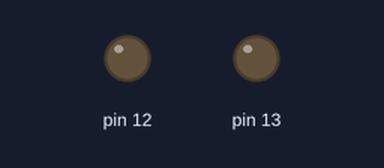
Simulated run of this sketch. Board: Arduino Uno, built with avr-gcc and run on an emulated ATmega328P. Shown: output pins drawn as LEDs (lit = HIGH).

Above: at 0.15 s.
Timing chart, 0 to 3.0 s (numbered marks = the images above):
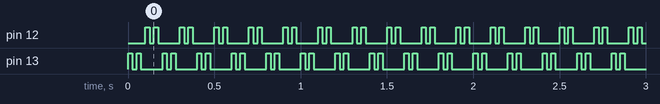

The sketch:

led____kids.ino
```cpp
void setup() {
  pinMode(13, OUTPUT);
  pinMode(12, OUTPUT);
}

void loop() {
 digitalWrite(13, HIGH);  // led yondi
 delay(25);  // 1 second kutadi
 digitalWrite(13, LOW);  // led ochdi
 delay(25);  // 1 second kutadi

 digitalWrite(13, HIGH);  // led yondi
 delay(25);  // 1 second kutadi
 digitalWrite(13, LOW);  // led ochdi
 delay(25);  // 1 second kutadi

 digitalWrite(12, HIGH);  // led yondi
 delay(25);  // 1 second kutadi
 digitalWrite(12, LOW);  // led ochdi
 delay(25);  // 1 second kutadi
  digitalWrite(12, HIGH);  // led yondi
 delay(25);  // 1 second kutadi
 digitalWrite(12, LOW);  // led ochdi
 delay(25);  // 1 second kutadi
}
```

Measured:
- by itself, pin 12, pin 13: repeats every 0.20 s: LOW 0.03 s, HIGH 0.03 s, LOW 0.13 s, HIGH 0.03 s
